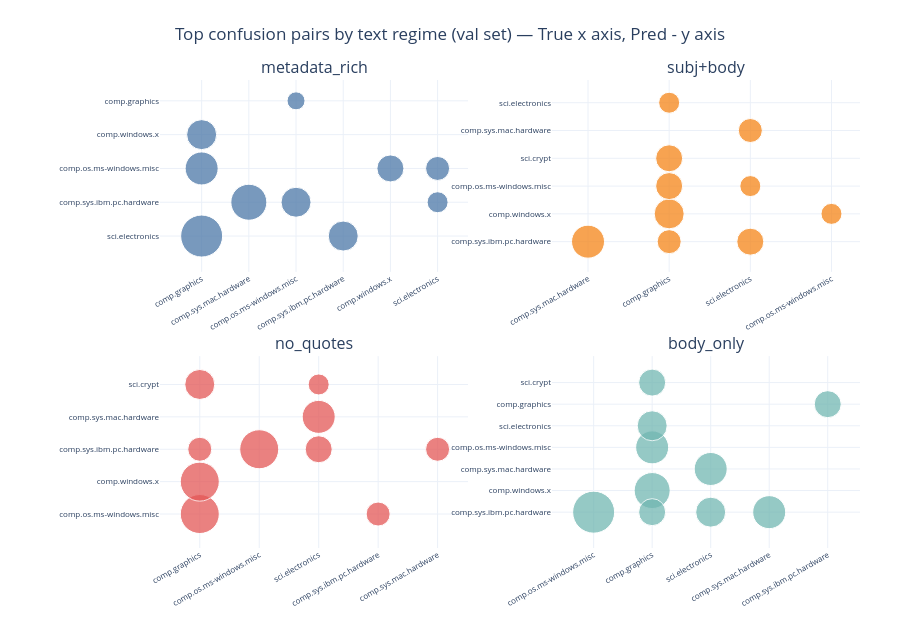

Here is the notebook cell this chart was saved with:
### Code cell
# visula 

fig = make_subplots(
    rows=2, cols=2,
    subplot_titles=[REG_SHORT.get(r, r) for r in REG_ORDER],
    horizontal_spacing=0.12,
    vertical_spacing=0.18,
)

for idx, regime in enumerate(REG_ORDER):
    row, col = divmod(idx, 2)
    sub = confusion_pairs_all_regimes[
        confusion_pairs_all_regimes["text_regime"] == regime
    ].copy()

    fig.add_trace(
        go.Scatter(
            x=sub["pred_label"],
            y=sub["true_label"],
            mode="markers",
            marker=dict(
                size=sub["n_errors"] * 3,
                color=COLORS[idx],
                opacity=0.75,
                line=dict(width=1, color="white"),
            ),
            text=[
                f"true: {t}<br>pred: {p}<br>n={n} ({s})"
                for t, p, n, s in zip(
                    sub["true_label"], sub["pred_label"],
                    sub["n_errors"], sub["share_of_true_class"].map("{:.1%}".format)
                )
            ],
            hoverinfo="text",
            showlegend=False,
        ),
        row=row + 1, col=col + 1,
    )

fig.update_layout(
    title=dict(
        text="Top confusion pairs by text regime (val set) — True x axis, Pred - y axis",
        x=0.5,
    ),
    height=620,
    template="plotly_white",
    margin=dict(t=80, b=60, l=160, r=40),
    
)
fig.update_xaxes(tickangle=-30, tickfont_size=8)
fig.update_yaxes(tickfont_size=8)
fig.show()

### Figure 1 — Plotly figure (JSON) as saved in the notebook; plotly's stock layout.template omitted (floating-point values rounded to 4 significant figures)
{"data": [{"hoverinfo": "text", "marker": {"color": "#4C78A8", "line": {"color": "white", "width": 1}, "opacity": 0.75, "size": [42, 36, 33, 30, 30, 30, 27, 24, 21, 18]}, "mode": "markers", "showlegend": false, "text": ["true: sci.electronics<br>pred: comp.graphics<br>n=14 (8.4%)", "true: comp.sys.ibm.pc.hardware<br>pred: comp.sys.mac.hardware<br>n=12 (8.3%)", "true: comp.os.ms-windows.misc<br>pred: comp.graphics<br>n=11 (7.8%)", "true: comp.windows.x<br>pred: comp.graphics<br>n=10 (7.0%)", "true: comp.sys.ibm.pc.hardware<br>pred: comp.os.ms-windows.misc<br>n=10 (6.9%)", "true: sci.electronics<br>pred: comp.sys.ibm.pc.hardware<br>n=10 (6.0%)", "true: comp.os.ms-windows.misc<br>pred: comp.windows.x<br>n=9 (6.4%)", "true: comp.os.ms-windows.misc<br>pred: sci.electronics<br>n=8 (5.7%)", "true: comp.sys.ibm.pc.hardware<br>pred: sci.electronics<br>n=7 (4.9%)", "true: comp.graphics<br>pred: comp.os.ms-windows.misc<br>n=6 (4.6%)"], "type": "scatter", "x": ["comp.graphics", "comp.sys.mac.hardware", "comp.graphics", "comp.graphics", "comp.os.ms-windows.misc", "comp.sys.ibm.pc.hardware", "comp.windows.x", "sci.electronics", "sci.electronics", "comp.os.ms-windows.misc"], "xaxis": "x", "y": ["sci.electronics", "comp.sys.ibm.pc.hardware", "comp.os.ms-windows.misc", "comp.windows.x", "comp.sys.ibm.pc.hardware", "sci.electronics", "comp.os.ms-windows.misc", "comp.os.ms-windows.misc", "comp.sys.ibm.pc.hardware", "comp.graphics"], "yaxis": "y"}, {"hoverinfo": "text", "marker": {"color": "#F58518", "line": {"color": "white", "width": 1}, "opacity": 0.75, "size": [33, 30, 27, 27, 27, 24, 24, 21, 21, 21]}, "mode": "markers", "showlegend": false, "text": ["true: comp.sys.ibm.pc.hardware<br>pred: comp.sys.mac.hardware<br>n=11 (7.6%)", "true: comp.windows.x<br>pred: comp.graphics<br>n=10 (7.0%)", "true: comp.os.ms-windows.misc<br>pred: comp.graphics<br>n=9 (6.4%)", "true: comp.sys.ibm.pc.hardware<br>pred: sci.electronics<br>n=9 (6.2%)", "true: sci.crypt<br>pred: comp.graphics<br>n=9 (6.0%)", "true: comp.sys.mac.hardware<br>pred: sci.electronics<br>n=8 (5.7%)", "true: comp.sys.ibm.pc.hardware<br>pred: comp.graphics<br>n=8 (5.6%)", "true: comp.os.ms-windows.misc<br>pred: sci.electronics<br>n=7 (5.0%)", "true: comp.windows.x<br>pred: comp.os.ms-windows.misc<br>n=7 (4.9%)", "true: sci.electronics<br>pred: comp.graphics<br>n=7 (4.2%)"], "type": "scatter", "x": ["comp.sys.mac.hardware", "comp.graphics", "comp.graphics", "sci.electronics", "comp.graphics", "sci.electronics", "comp.graphics", "sci.electronics", "comp.os.ms-windows.misc", "comp.graphics"], "xaxis": "x2", "y": ["comp.sys.ibm.pc.hardware", "comp.windows.x", "comp.os.ms-windows.misc", "comp.sys.ibm.pc.hardware", "sci.crypt", "comp.sys.mac.hardware", "comp.sys.ibm.pc.hardware", "comp.os.ms-windows.misc", "comp.windows.x", "sci.electronics"], "yaxis": "y2"}, {"hoverinfo": "text", "marker": {"color": "#E45756", "line": {"color": "white", "width": 1}, "opacity": 0.75, "size": [39, 39, 39, 33, 30, 27, 24, 24, 24, 21]}, "mode": "markers", "showlegend": false, "text": ["true: comp.os.ms-windows.misc<br>pred: comp.graphics<br>n=13 (9.2%)", "true: comp.windows.x<br>pred: comp.graphics<br>n=13 (9.2%)", "true: comp.sys.ibm.pc.hardware<br>pred: comp.os.ms-windows.misc<br>n=13 (9.0%)", "true: comp.sys.mac.hardware<br>pred: sci.electronics<br>n=11 (7.9%)", "true: sci.crypt<br>pred: comp.graphics<br>n=10 (6.6%)", "true: comp.sys.ibm.pc.hardware<br>pred: sci.electronics<br>n=9 (6.2%)", "true: comp.os.ms-windows.misc<br>pred: comp.sys.ibm.pc.hardware<br>n=8 (5.7%)", "true: comp.sys.ibm.pc.hardware<br>pred: comp.graphics<br>n=8 (5.6%)", "true: comp.sys.ibm.pc.hardware<br>pred: comp.sys.mac.hardware<br>n=8 (5.6%)", "true: sci.crypt<br>pred: sci.electronics<br>n=7 (4.6%)"], "type": "scatter", "x": ["comp.graphics", "comp.graphics", "comp.os.ms-windows.misc", "sci.electronics", "comp.graphics", "sci.electronics", "comp.sys.ibm.pc.hardware", "comp.graphics", "comp.sys.mac.hardware", "sci.electronics"], "xaxis": "x3", "y": ["comp.os.ms-windows.misc", "comp.windows.x", "comp.sys.ibm.pc.hardware", "comp.sys.mac.hardware", "sci.crypt", "comp.sys.ibm.pc.hardware", "comp.os.ms-windows.misc", "comp.sys.ibm.pc.hardware", "comp.sys.ibm.pc.hardware", "sci.crypt"], "yaxis": "y3"}, {"hoverinfo": "text", "marker": {"color": "#72B7B2", "line": {"color": "white", "width": 1}, "opacity": 0.75, "size": [42, 36, 33, 33, 33, 30, 30, 27, 27, 27]}, "mode": "markers", "showlegend": false, "text": ["true: comp.sys.ibm.pc.hardware<br>pred: comp.os.ms-windows.misc<br>n=14 (9.7%)", "true: comp.windows.x<br>pred: comp.graphics<br>n=12 (8.5%)", "true: comp.sys.mac.hardware<br>pred: sci.electronics<br>n=11 (7.9%)", "true: comp.os.ms-windows.misc<br>pred: comp.graphics<br>n=11 (7.8%)", "true: comp.sys.ibm.pc.hardware<br>pred: comp.sys.mac.hardware<br>n=11 (7.6%)", "true: comp.sys.ibm.pc.hardware<br>pred: sci.electronics<br>n=10 (6.9%)", "true: sci.electronics<br>pred: comp.graphics<br>n=10 (6.0%)", "true: comp.graphics<br>pred: comp.sys.ibm.pc.hardware<br>n=9 (6.9%)", "true: comp.sys.ibm.pc.hardware<br>pred: comp.graphics<br>n=9 (6.2%)", "true: sci.crypt<br>pred: comp.graphics<br>n=9 (6.0%)"], "type": "scatter", "x": ["comp.os.ms-windows.misc", "comp.graphics", "sci.electronics", "comp.graphics", "comp.sys.mac.hardware", "sci.electronics", "comp.graphics", "comp.sys.ibm.pc.hardware", "comp.graphics", "comp.graphics"], "xaxis": "x4", "y": ["comp.sys.ibm.pc.hardware", "comp.windows.x", "comp.sys.mac.hardware", "comp.os.ms-windows.misc", "comp.sys.ibm.pc.hardware", "comp.sys.ibm.pc.hardware", "sci.electronics", "comp.graphics", "comp.sys.ibm.pc.hardware", "sci.crypt"], "yaxis": "y4"}], "layout": {"annotations": [{"font": {"size": 16}, "showarrow": false, "text": "metadata_rich", "x": 0.22, "xanchor": "center", "xref": "paper", "y": 1, "yanchor": "bottom", "yref": "paper"}, {"font": {"size": 16}, "showarrow": false, "text": "subj+body", "x": 0.78, "xanchor": "center", "xref": "paper", "y": 1, "yanchor": "bottom", "yref": "paper"}, {"font": {"size": 16}, "showarrow": false, "text": "no_quotes", "x": 0.22, "xanchor": "center", "xref": "paper", "y": 0.41, "yanchor": "bottom", "yref": "paper"}, {"font": {"size": 16}, "showarrow": false, "text": "body_only", "x": 0.78, "xanchor": "center", "xref": "paper", "y": 0.41, "yanchor": "bottom", "yref": "paper"}], "height": 620, "margin": {"b": 60, "l": 160, "r": 40, "t": 80}, "title": {"text": "Top confusion pairs by text regime (val set) — True x axis, Pred - y axis", "x": 0.5}, "xaxis": {"anchor": "y", "domain": [0, 0.44], "tickangle": -30, "tickfont": {"size": 8}}, "xaxis2": {"anchor": "y2", "domain": [0.56, 1], "tickangle": -30, "tickfont": {"size": 8}}, "xaxis3": {"anchor": "y3", "domain": [0, 0.44], "tickangle": -30, "tickfont": {"size": 8}}, "xaxis4": {"anchor": "y4", "domain": [0.56, 1], "tickangle": -30, "tickfont": {"size": 8}}, "yaxis": {"anchor": "x", "domain": [0.59, 1], "tickfont": {"size": 8}}, "yaxis2": {"anchor": "x2", "domain": [0.59, 1], "tickfont": {"size": 8}}, "yaxis3": {"anchor": "x3", "domain": [0, 0.41], "tickfont": {"size": 8}}, "yaxis4": {"anchor": "x4", "domain": [0, 0.41], "tickfont": {"size": 8}}}}
